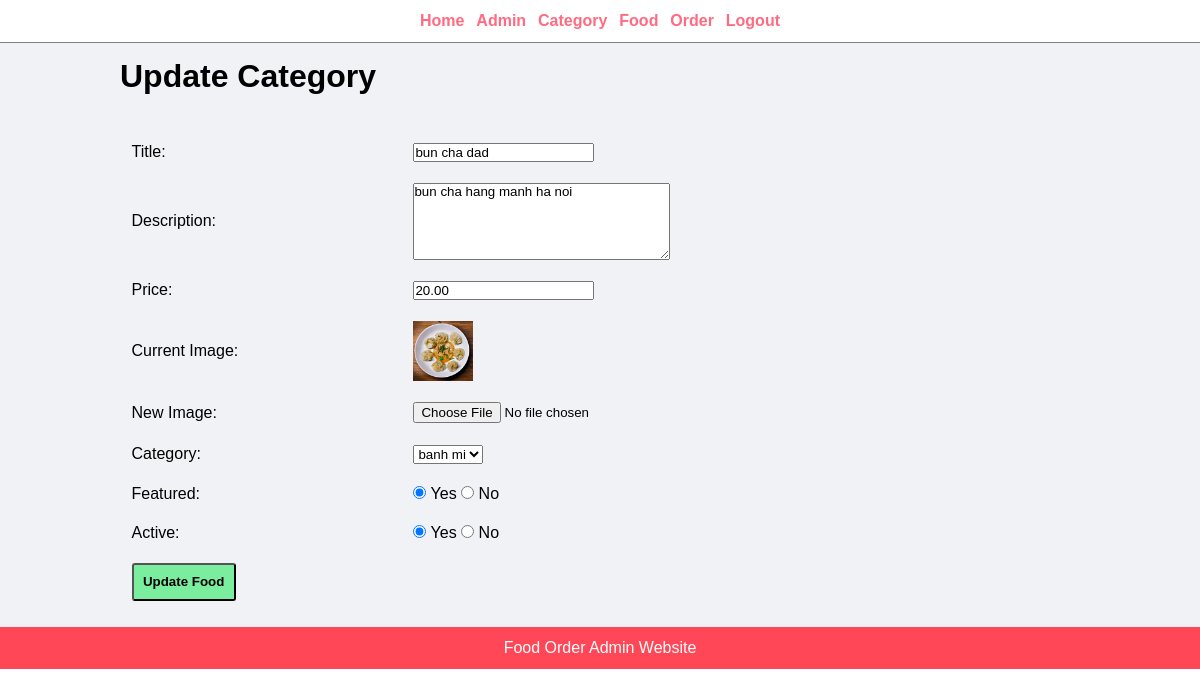
/food-order/admin/update-food.php?id=4 (signed in), run on the app's committed database.
### tables this page shows
CREATE TABLE `tbl_food` (
  `id` int(10) UNSIGNED NOT NULL,
  `title` varchar(100) NOT NULL,
  `description` text NOT NULL,
  `price` decimal(10,2) NOT NULL,
  `image_name` varchar(255) NOT NULL,
  `category_id` int(10) UNSIGNED NOT NULL,
  `featured` varchar(10) NOT NULL,
  `active` varchar(10) NOT NULL
);

CREATE TABLE `tbl_category` (
  `id` int(10) UNSIGNED NOT NULL,
  `title` varchar(100) NOT NULL,
  `image_name` varchar(255) NOT NULL,
  `featured` varchar(10) NOT NULL,
  `active` varchar(10) NOT NULL
);

### food-order/admin/update-food.php (the view, shortened to what this page needs)
<?php include("partials/menu.php"); ?>
<div class="main-content">
    <div class="wrapper">
        <h1>Update Category</h1> <br><br>
        <?php
            if(isset($_GET["id"])){
                $id = $_GET["id"];
                $sql = "SELECT * FROM tbl_food WHERE id = $id";
                $res = mysqli_query($conn, $sql);
                $count = mysqli_num_rows($res);
                if($count == 1){
                    $row = mysqli_fetch_assoc($res);
                    $title = $row["title"];
                    $description = $row["description"];
                    $price = $row["price"];
                    $current_image = $row["image_name"];
                    $food_category_id = $row["category_id"];
                    $featured = $row["featured"];
                    $active = $row["active"];
                }else{
                    $_SESSION["no-food-found"] = "<div class='error'>Can not found Food</div>";
                    header("location:".SITEURL."admin/update-food.php");
                }
            }
        ?>
        <form action="" method="post" enctype="multipart/form-data">
            <table class="tbl-full">
                    <tr>
                        <td>Title: </td>
                        <td>
                            <input type="text" name="title" value="<?php echo $title; ?>">
                        </td>
                    </tr>
                    <tr>
                        <td>Description: </td>
                        <td>
                            <textarea name="description" cols="30" rows="5" ><?php echo $description ?></textarea>
                        </td>
                    </tr>
                    <tr>
                        <td>Price: </td>
                        <td>
                            <input type="number" name="price" value="<?php echo $price; ?>">
                        </td>
                    </tr>
                    <tr>
                        <td>Current Image: </td>
                        <td>
                            <?php
                                if($current_image != ''){
                                    ?>
                                    <img src="<?php echo SITEURL."images/food/".$current_image ?>" alt="Can't load image" width="60px">
                                    <?php
                                }else{
                                    echo "<div class='error>Image not found</div>";
                                }
                            ?>
                        </td>
                    </tr>
                    <tr>
                        <td>New Image: </td>
                        <td>
                            <input type="file" name="image">
                        </td>
                    </tr>
                    <tr>
                        <td>Category: </td>
                    <td>
                        <select name="category" >
                            <?php
                                $sql2 = "SELECT * FROM tbl_category WHERE active = 'Yes'";
                                $res2 = mysqli_query($conn , $sql2);
                                $count2  = mysqli_num_rows($res2);
                                if($count2 > 0){
                                    while($row2 = mysqli_fetch_assoc($res2)){
                                        $category_id = $row2['id'];
                                        $category_title = $row2["title"];
                                        ?>
                                        <option <?php if($category_id == $food_category_id) echo "selected"; ?> value="<?php echo $category_id ?>"><?php echo $category_title ?></option>
                                        <?php
                                    }
                                }else{
                                    ?>
                                    <option value="0">No category founded</option>
                                    <?php
                                }
                            ?>
                        </select>
                    </td>
                    </tr>
                    <tr>
                        <td>Featured: </td>
                        <td>
                            <input type="radio" <?php if($featured == "Yes") echo "checked"?> name="featured" value="Yes"> Yes
                            <input type="radio" <?php if($featured == "No") echo "checked"?> name="featured" value="No"> No
                        </td>
                    </tr>
                    <tr>
                        <td>Active: </td>
                        <td>
                            <input type="radio" <?php if($active == "Yes") echo "checked"?> name="active" value="Yes"> Yes
                            <input type="radio" <?php if($active == "No") echo "checked"?> name="active" value="No"> No
                        </td>
                    </tr>
                    <tr>
                        <td colspan="2">
                            <input type="submit" name="submit" value="Update Food" class="btn-secondary" style="cursor:pointer;">
                        </td>
                    </tr>
                </table>
        </form>
    </div>
</div>
<?php include("partials/footer.php") ?>

### food-order/css/admin.css (style rules this page uses)
* { margin: 0; padding: 0; font-family: Arial, Helvetica, sans-serif; }
.wrapper { padding: 1%; width: 80%; margin: 0 auto; }
.tbl-full { width: 100%; }
table tr td { padding: 1%; }
.btn-secondary { background-color: #7bed9f; padding: 1%; color: black; text-decoration: none; font-weight: bold; display: inline-block; border-radius: 3px; }
.main-content { background-color: #f1f2f6; padding: 3 0; }

### data on the page
tbl_food: title "bun cha dad", description "bun cha hang manh ha noi", price "20.00", image_name (picture), category "banh mi", featured "☑", active "☑"
